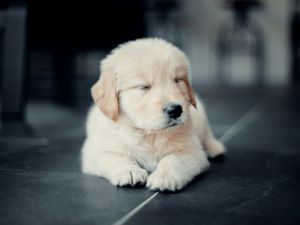
#> input picture 2 Parcial/segmentacion2_histograma/dog4.jpg, 300 x 225 px
$ python otsu.py
#> lines starting #> are read from the running program, lines starting #| are printed output that depends on the picture; after the words box and inside, x2 and y2 are one past the last pixel; in counts of white or black regions, pixels touching at a corner belong together
import cv2
import numpy as np
import matplotlib.pyplot as plt

# ---------- CARGA Y PREPROCESADO MANUAL ----------
def cargar_imagen_color(ruta):
#> called with ruta = 'dog4.jpg'
    return cv2.imread(ruta, cv2.IMREAD_COLOR)
#> returned value is the input picture: shape (225, 300, 3); mean B, G, R 83.9, 81.7, 76.2

def convertir_a_grises_manual(imagen):
    h, w, _ = imagen.shape
#> h = 225; w = 300
    gris = np.zeros((h, w), dtype=np.float32)
    for y in range(h):
        for x in range(w):
            b = imagen[y, x][0]
            g = imagen[y, x][1]
            r = imagen[y, x][2]
            gris[y, x] = 0.114 * b + 0.587 * g + 0.299 * r
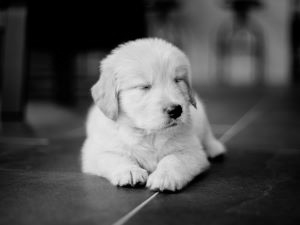
#> gris: shape (225, 300) float32; min 0, max 231.2, mean 80.3
    return gris

def suavizar_manual(imagen_gris):
    kernel = [
        [1/16, 2/16, 1/16],
        [2/16, 4/16, 2/16],
        [1/16, 2/16, 1/16]
    ]
    h, w = imagen_gris.shape
#> h = 225; w = 300
    salida = np.zeros((h, w), dtype=np.float32)

    for y in range(1, h-1):
        for x in range(1, w-1):
            suma = 0.0
            for ky in range(-1, 2):
                for kx in range(-1, 2):
                    pixel = imagen_gris[y + ky, x + kx]
                    peso = kernel[ky + 1][kx + 1]
                    suma += pixel * peso
            salida[y, x] = min(max(suma, 0), 255)

    salida_entera = np.zeros((h, w), dtype=np.uint8)
    for y in range(h):
        for x in range(w):
            salida_entera[y, x] = int(salida[y, x])
    return salida_entera

# ---------- VISUALIZACIÓN DE HISTOGRAMA ----------
def calcular_histograma(imagen):
    h, w = imagen.shape
    hist = [0] * 256
    for y in range(h):
        for x in range(w):
            val = int(imagen[y, x])
            hist[val] += 1
    return hist

def mostrar_histograma(hist, titulo):
    x = list(range(256))
    y = hist
    plt.figure(figsize=(10,4))
    plt.title(titulo)
    plt.xlabel("Valor de gris")
    plt.ylabel("Frecuencia")
    plt.plot(x, y, color='black')
    plt.grid(True)
    plt.tight_layout()
    plt.show()

# ---------- SUPERPOSICIÓN ----------
def superponer_transparente(imagen, mascara, alpha=0.5, color=(0, 255, 0)):
    salida = imagen.copy()
    h, w = mascara.shape
    for y in range(h):
        for x in range(w):
            if mascara[y, x] == 255:
                b = salida[y, x][0]
                g = salida[y, x][1]
                r = salida[y, x][2]
                b_new = int((1 - alpha) * b + alpha * color[0])
                g_new = int((1 - alpha) * g + alpha * color[1])
                r_new = int((1 - alpha) * r + alpha * color[2])
                salida[y, x][0] = min(b_new, 255)
                salida[y, x][1] = min(g_new, 255)
                salida[y, x][2] = min(r_new, 255)
    return salida

# ---------- OTSU MANUAL ----------
def segmentar_otsu_manual(imagen_gris):
    h, w = imagen_gris.shape
    hist = [0]*256
    for y in range(h):
        for x in range(w):
            valor = int(imagen_gris[y, x])
            hist[valor] += 1

    total = h * w
    suma_total = 0
    for i in range(256):
        suma_total += i * hist[i]

    suma_fondo = 0
    peso_fondo = 0
    var_max = 0
    umbral = 0

    for t in range(256):
        peso_fondo += hist[t]
        if peso_fondo == 0 or peso_fondo == total:
            continue

        suma_fondo += t * hist[t]
        peso_objeto = total - peso_fondo

        media_fondo = suma_fondo / peso_fondo
        media_objeto = (suma_total - suma_fondo) / peso_objeto

        var_entre = (peso_fondo / total) * (peso_objeto / total) * (media_fondo - media_objeto) ** 2
        if var_entre > var_max:
            var_max = var_entre
            umbral = t

    salida = np.zeros((h, w), dtype=np.uint8)
    for y in range(h):
        for x in range(w):
            salida[y, x] = 255 if imagen_gris[y, x] >= umbral else 0
    return salida

# ---------- MAIN ----------
ruta = "dog4.jpg"
img_color = cargar_imagen_color(ruta)
img_gris = convertir_a_grises_manual(img_color)
img_suavizada = suavizar_manual(img_gris)

# Histograma antes de binarizar
hist_pre = calcular_histograma(img_suavizada)
#> after the loop in calcular_histograma, `for y in range(h):`: hist = 256 values, max 6043 at index 0, min 0 at index 230, mean 263.7
#> hist_pre has the same summary as hist in calcular_histograma
mostrar_histograma(hist_pre, "Histograma antes de binarización (imagen suavizada)")
#> in mostrar_histograma, `y = hist`: y has the same summary as hist in calcular_histograma
#> in mostrar_histograma, `plt.show()`:
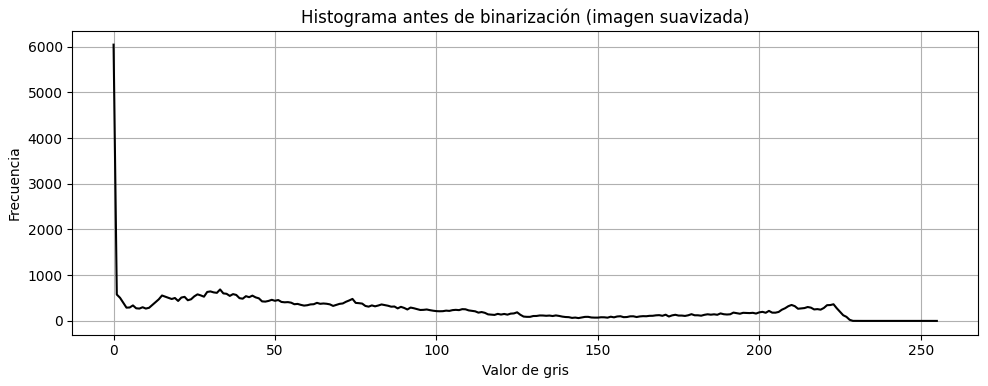
#> figure drawn by matplotlib, 1 panel; curve peaks at x = 0, y = 6043

# Segmentación Otsu
mask_otsu = segmentar_otsu_manual(img_suavizada)
#> the loop in segmentar_otsu_manual, `for i in range(256):` made 256 passes
#> suma_total on passes 1 to 3: 0, 577, 1589
#> after the loop in segmentar_otsu_manual, `for i in range(256):`: suma_total = 5355993
#> the loop in segmentar_otsu_manual, `for t in range(256):` made 256 passes
#> (peso_fondo, suma_fondo, peso_objeto, media_fondo, media_objeto, var_entre, var_max) on passes 1 to 12: (6043, 0, 61457, 0, 87.15, 619.1, 619.1), (6620, 577, 60880, 0.0872, 87.97, 683.1, 683.1), (7126, 1589, 60374, 0.223, 88.69, 739, 739), (7522, 2777, 59978, 0.369, 89.25, 782.3, 782.3), (7812, 3937, 59688, 0.504, 89.67, 813.6, 813.6), (8106, 5407, 59394, 0.667, 90.09, 844.9, 844.9), (8445, 7441, 59055, 0.881, 90.57, 880.5, 880.5), (8721, 9373, 58779, 1.07, 90.96, 909, 909), (8991, 11533, 58509, 1.28, 91.34, 936.5, 936.5), (9290, 14224, 58210, 1.53, 91.77, 966.4, 966.4), (9560, 16924, 57940, 1.77, 92.15, 993, 993), (9847, 20081, 57653, 2.04, 92.55, 1020.8, 1020.8)
#> (peso_fondo, suma_fondo, peso_objeto, media_fondo) on pass 90: (44440, 1641373, 23060, 36.93)
#> after the loop in segmentar_otsu_manual, `for y in range(h):`:
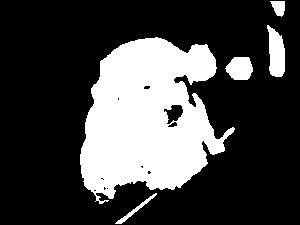
#> salida: shape (225, 300); 26.6% white; 5 white regions, box (x1, y1, x2, y2) and area: (80, 37, 235, 204) 16451, (267, 25, 285, 77) 676, (225, 57, 253, 80) 501, (115, 193, 157, 224) 178, (270, 1, 285, 17) 168

# Histograma después de binarización
hist_post = calcular_histograma(mask_otsu)
mostrar_histograma(hist_post, "Histograma después de binarización (imagen binaria)")
#> in mostrar_histograma (call 2), `plt.show()`:
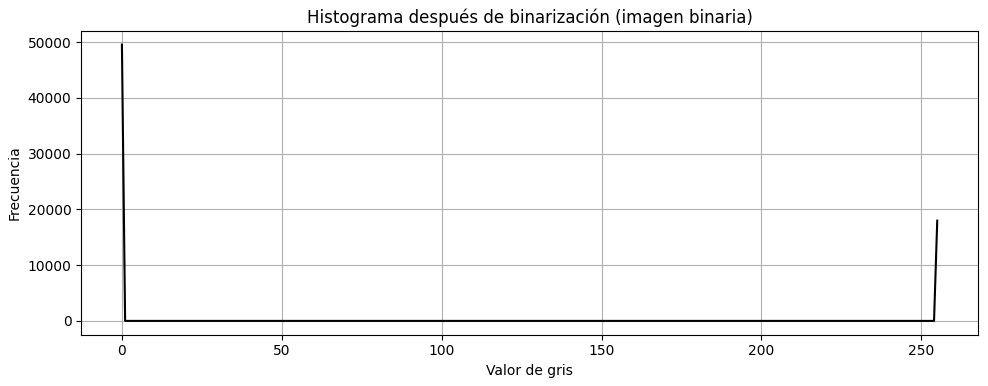
#> figure drawn by matplotlib, 1 panel; curve peaks at x = 0, y = 49526

# Mostrar resultados
cv2.imshow("Original", img_color)
cv2.imshow("Otsu - Mascara", mask_otsu)
cv2.imshow("Otsu - Superpuesto", superponer_transparente(img_color, mask_otsu, alpha=0.5))
#> after the loop in superponer_transparente, `for y in range(h):`:
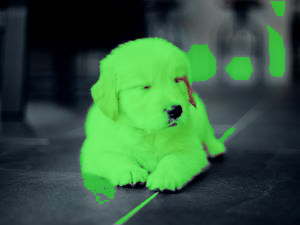
#> salida: shape (225, 300, 3); mean B, G, R 61.4, 91.6, 51.8
cv2.waitKey(0)
cv2.destroyAllWindows()

$ run again, with 2 Parcial/segmentacion2_histograma/dog2.jpg copied over 2 Parcial/segmentacion2_histograma/dog4.jpg
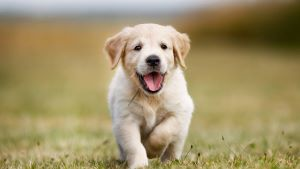
#> input picture 2 Parcial/segmentacion2_histograma/dog2.jpg, 300 x 169 px
#> in cargar_imagen_color, returned value is the input picture: shape (169, 300, 3); mean B, G, R 105.6, 146.5, 161.6
#> after the loop in convertir_a_grises_manual, `for y in range(h):`:
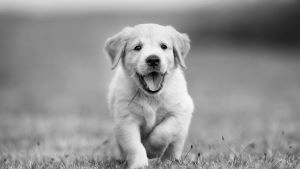
#> gris: shape (169, 300) float32; min 0.897, max 251.2, mean 146.4
#> after the loop in calcular_histograma, `for y in range(h):`: hist = 256 values, max 934 at index 0, min 0 at index 1, mean 198
#> hist_pre has the same summary as hist in calcular_histograma
#> y has the same summary as hist in calcular_histograma
#> the loop in segmentar_otsu_manual, `for i in range(256):` made 256 passes
#> suma_total on passes 1 to 3: 0, 0, 0
#> after the loop in segmentar_otsu_manual, `for i in range(256):`: suma_total = 7258493
#> the loop in segmentar_otsu_manual, `for t in range(256):` made 256 passes
#> (peso_fondo, suma_fondo, peso_objeto, media_fondo, media_objeto, var_entre, var_max) on passes 1, 11, 12, 13, 14, 15, 16, 17: (934, 0, 49766, 0, 145.9, 384.7, 384.7), (936, 20, 49764, 0.0214, 145.9, 385.4, 385.4), (941, 75, 49759, 0.0797, 145.9, 387.2, 387.2), (944, 111, 49756, 0.118, 145.9, 388.2, 388.2), (945, 124, 49755, 0.131, 145.9, 388.6, 388.6), (950, 194, 49750, 0.204, 145.9, 390.3, 390.3), (954, 254, 49746, 0.266, 145.9, 391.6, 391.6), (958, 318, 49742, 0.332, 145.9, 392.9, 392.9)
#> after the loop in superponer_transparente, `for y in range(h):`:
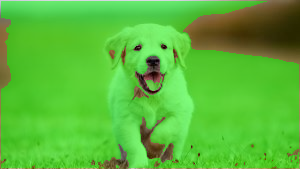
#> salida: shape (169, 300, 3); mean B, G, R 56.4, 186.2, 89.1

$ run again, with 2 Parcial/segmentacion2_histograma/dog3.jpg copied over 2 Parcial/segmentacion2_histograma/dog4.jpg
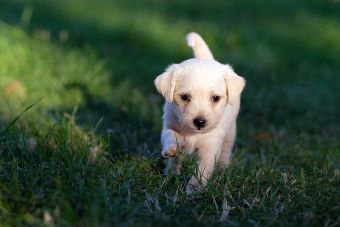
#> input picture 2 Parcial/segmentacion2_histograma/dog3.jpg, 340 x 227 px
#> in cargar_imagen_color, returned value is the input picture: shape (227, 340, 3); mean B, G, R 54.6, 75.3, 54.6
#> after the loop in calcular_histograma, `for y in range(h):`: hist = 256 values, max 1960 at index 40, min 0 at index 1, mean 301.5
#> hist_pre has the same summary as hist in calcular_histograma
#> y has the same summary as hist in calcular_histograma
#> the loop in segmentar_otsu_manual, `for i in range(256):` made 256 passes
#> suma_total on passes 1 to 3: 0, 0, 4
#> after the loop in segmentar_otsu_manual, `for i in range(256):`: suma_total = 5050473
#> the loop in segmentar_otsu_manual, `for t in range(256):` made 256 passes
#> (peso_fondo, suma_fondo, peso_objeto, media_fondo, media_objeto, var_entre, var_max) on passes 1, 3, 4, 5, 6, 7, 8, 9: (1130, 0, 76050, 0, 66.41, 63.63, 63.63), (1132, 4, 76048, 0.00353, 66.41, 63.73, 63.73), (1133, 7, 76047, 0.00618, 66.41, 63.79, 63.79), (1137, 23, 76043, 0.0202, 66.42, 63.99, 63.99), (1141, 43, 76039, 0.0377, 66.42, 64.18, 64.18), (1143, 55, 76037, 0.0481, 66.42, 64.27, 64.27), (1151, 111, 76029, 0.0964, 66.43, 64.64, 64.64), (1159, 175, 76021, 0.151, 66.43, 64.98, 64.98)
#> after the loop in segmentar_otsu_manual, `for y in range(h):`:
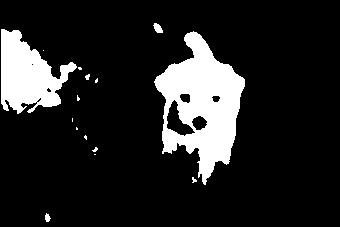
#> salida: shape (227, 340); 14.2% white; 15 white regions (10 under 20 px), largest, box (x1, y1, x2, y2) and area: (154, 31, 245, 185) 7117, (1, 29, 77, 114) 3628, (153, 23, 163, 33) 65, (45, 213, 51, 222) 36, (85, 74, 90, 80) 21
#> after the loop in superponer_transparente, `for y in range(h):`:
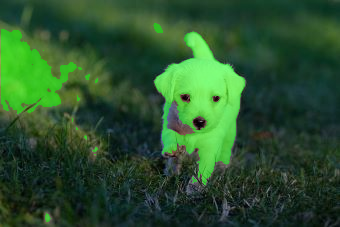
#> salida: shape (227, 340, 3); 14.2% of pixels changed, all inside (x1, y1, x2, y2) = (1, 23, 245, 222)

$ run again, with 2 Parcial/segmentacion2_histograma/bici.jpg copied over 2 Parcial/segmentacion2_histograma/dog4.jpg
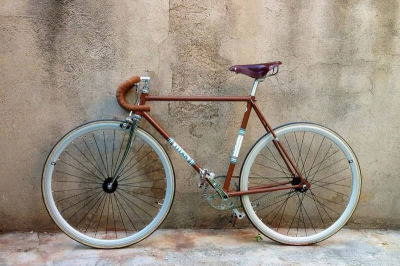
#> input picture 2 Parcial/segmentacion2_histograma/bici.jpg, 400 x 266 px
#> in cargar_imagen_color, returned value is the input picture: shape (266, 400, 3); mean B, G, R 131.1, 144, 154.3
#> after the loop in calcular_histograma, `for y in range(h):`: hist = 256 values, max 1328 at index 0, min 0 at index 1, mean 415.6
#> hist_pre has the same summary as hist in calcular_histograma
#> y has the same summary as hist in calcular_histograma
#> the loop in segmentar_otsu_manual, `for i in range(256):` made 256 passes
#> suma_total on passes 1 to 3: 0, 0, 0
#> after the loop in segmentar_otsu_manual, `for i in range(256):`: suma_total = 15211757
#> the loop in segmentar_otsu_manual, `for t in range(256):` made 256 passes
#> (peso_fondo, suma_fondo, peso_objeto, media_fondo, media_objeto, var_entre, var_max) on passes 1, 4, 5, 6, 7, 8, 9, 10: (1328, 0, 105072, 0, 144.8, 258.3, 258.3), (1333, 15, 105067, 0.0113, 144.8, 259.3, 259.3), (1346, 67, 105054, 0.0498, 144.8, 261.7, 261.7), (1356, 117, 105044, 0.0863, 144.8, 263.5, 263.5), (1365, 171, 105035, 0.125, 144.8, 265.2, 265.2), (1381, 283, 105019, 0.205, 144.8, 268, 268), (1404, 467, 104996, 0.333, 144.9, 272, 272), (1411, 530, 104989, 0.376, 144.9, 273.3, 273.3)
#> after the loop in segmentar_otsu_manual, `for y in range(h):`:
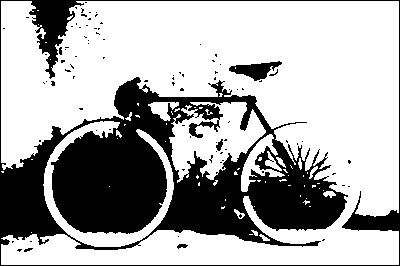
#> salida: shape (266, 400); 67.9% white; 88 black regions (82 under 20 px), largest, box (x1, y1, x2, y2) and area: (0, 0, 400, 266) 33189, (229, 61, 282, 81) 522, (216, 139, 223, 151) 48, (177, 244, 188, 249) 35, (59, 47, 62, 55) 21, (24, 248, 33, 252) 21
#> after the loop in superponer_transparente, `for y in range(h):`:
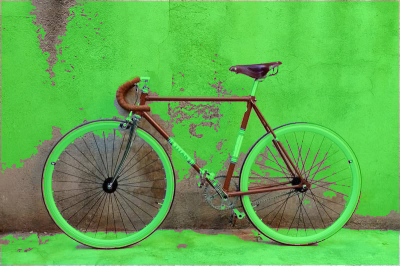
#> salida: shape (266, 400, 3); mean B, G, R 78.9, 174, 94.7
